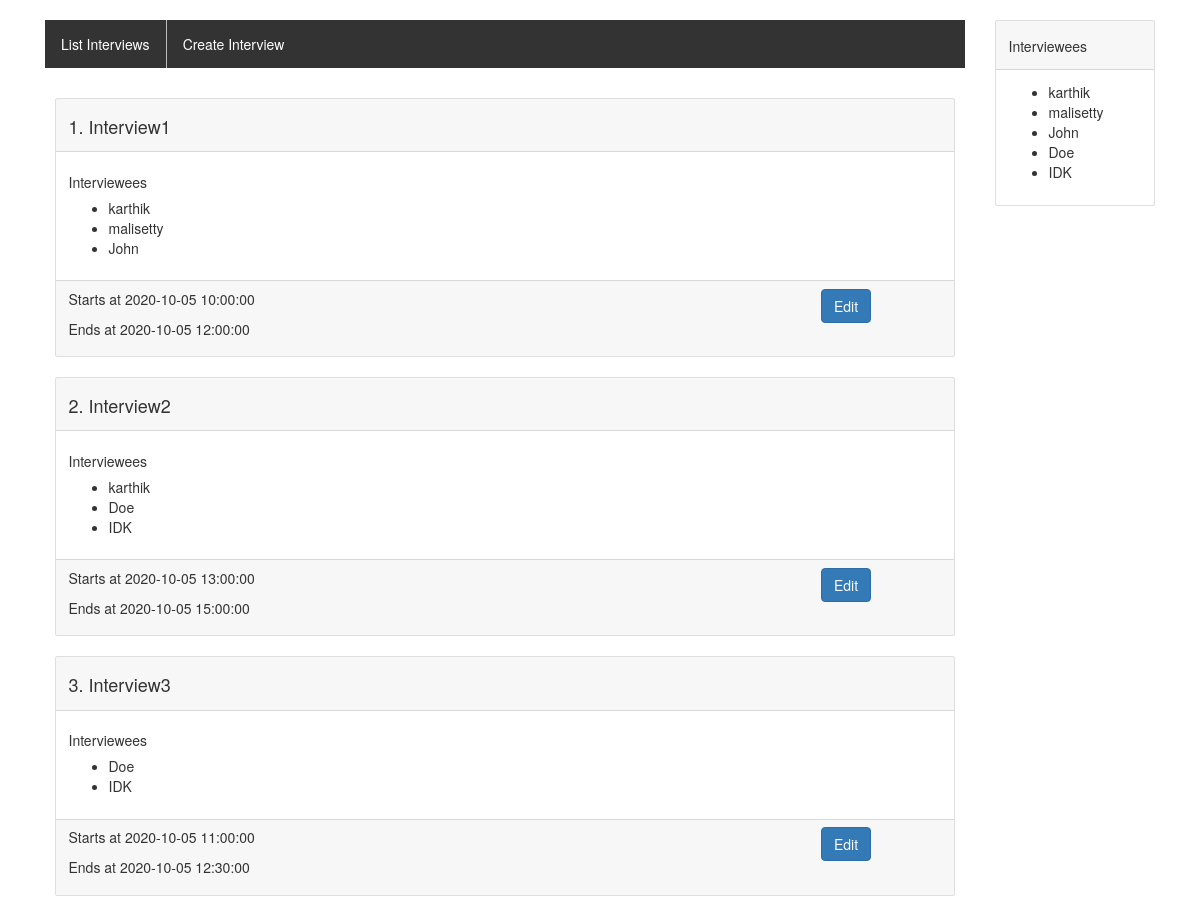
/interviews-list, run on the app's committed database.
### tables this page shows
CREATE TABLE interviews(
        id integer PRIMARY KEY AUTOINCREMENT,
        name text,
        start datetime,
        end datetime
    );

CREATE TABLE users(
        id integer PRIMARY KEY AUTOINCREMENT,
        name text
    );

### app.py (the view)
@app.route('/')
@app.route('/interviews-list')
def home():
    params = {}
    c.execute('SELECT name from users;')
    params['users'] = [x[0] for x in c.fetchall()]
    c.execute('SELECT * from interviews;')
    interviews = [{'id': x[0],
                   'name': x[1],
                   'users': getUsers(x[0]),
                   'start': x[2],
                   'end': x[3]} for x in c.fetchall()]
    params['interviews'] = interviews
    return render_template('list.html', **params)

### app.py (called while the page is built)
def getUsers(ID):
    c.execute(
        f'SELECT name from users where id in (SELECT userid from interuser where interviewid={ID});')
    st = []
    for x in c.fetchall():
        st.append(x[0])
    return st

### templates/list.html
{%extends 'base.html'%}
{%block content%}
<div class="container" style="width: auto; padding: 10px;">
	{%for interview in interviews%}
	<div class="card bg-white text-black" style="margin-bottom: 20px;">
		<div class="card-header">
			<h4 class="card-title">
				{{interview['id']}}. {{interview['name']}}
			</h4>
		</div>
		<div class="card-body">
			<h5 class="card-title">Interviewees</h5>
			<ul>
				{% for user in interview['users']%}
				<li>{{user}}</li>
				{%endfor%}
			</ul>
		</div>
		<div class="card-footer" style="display: inline;">
			<div class="row">
				<div class="col-md-10">
					<p>Starts at {{interview['start']}}</p>
					<p>Ends at {{interview['end']}}</p>
				</div>
				<div class="col-md-2">
					<a
						href="{{url_for('editInterview', interviewid=interview['id'])}}"
						class="card-link btn btn-primary"
						>Edit</a
					>
				</div>
			</div>
		</div>
	</div>
	{% endfor %}
</div>
{%endblock content%}

### templates/base.html (shortened to what this page needs)
<html lang="en">
	<head>
		<link
			rel="stylesheet"
			href="https://stackpath.bootstrapcdn.com/bootstrap/4.3.1/css/bootstrap.min.css"
		/>
		<link
			rel="stylesheet"
			href="https://maxcdn.bootstrapcdn.com/bootstrap/3.3.7/css/bootstrap.min.css"
		/>
	</head>
	<body style="padding-top: 20px;">
		<div class="container">
			<div class="row">
				<div class="col-md-10">
					<nav>
						<ul>
							<li>
								<a href="{{url_for('home')}}"
									>List Interviews</a
								>
							</li>
							<li>
								<a href="{{url_for('createInterview')}}">
									Create Interview
								</a>
							</li>
						</ul>
					</nav>
					{% block content %}{% endblock %}
				</div>
				<div class="col-md-2">
					<div class="card">
						<div class="card-header">
							<h5 class="card-title">Interviewees</h5>
						</div>
						<div class="card-body">
							<ul>
								{% for user in users%}
								<li>{{user}}</li>
								{%endfor%}
							</ul>
						</div>
					</div>
				</div>
			</div>
		</div>
	</body>
</html>

### templates/base.html (style rules this page uses)
Nav ul { list-style-type: none; margin-bottom: 20px; padding: 0; overflow: hidden; background-color: #333; }
Nav ul li { float: left; border-right: 1px solid #bbb; }
Nav ul li:last-child { border-right: none; }
Nav ul li a { display: block; color: white; text-align: center; padding: 14px 16px; text-decoration: none; }

### data on the page
interviews: id "1", name "Interview1", start "2020-10-05 10:00:00", end "2020-10-05 12:00:00"
users: name "karthik"
users: name "malisetty"
users: name "John"
interviews: id "2", name "Interview2", start "2020-10-05 13:00:00", end "2020-10-05 15:00:00"
users: name "Doe"
users: name "IDK"
interviews: id "3", name "Interview3", start "2020-10-05 11:00:00", end "2020-10-05 12:30:00"
